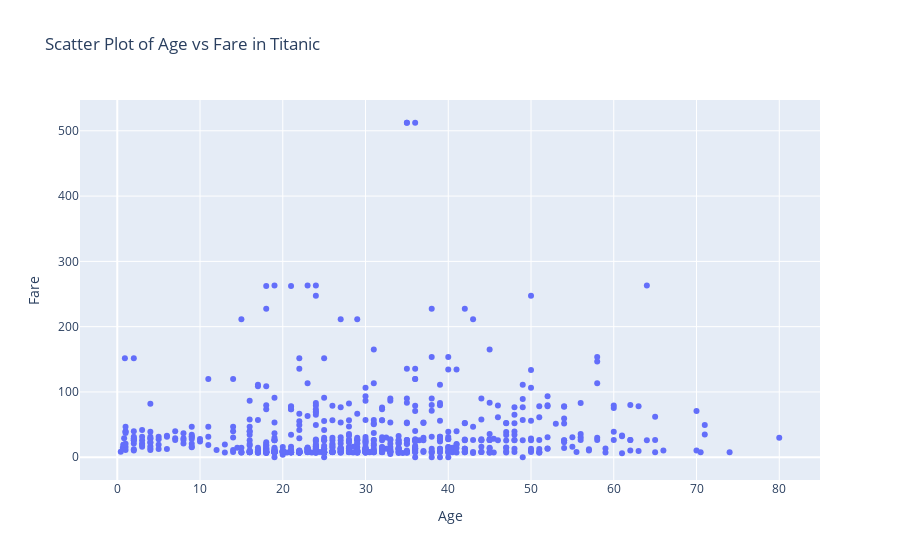

This figure's notebook cell:
### Code cell
import seaborn as sns
import plotly.express as px

# Load the titanic dataset
titanic_data = sns.load_dataset("titanic")

# Create a scatter plot with Plotly Express
scatter_plot = px.scatter(titanic_data, x='age', y='fare', title='Scatter Plot of Age vs Fare in Titanic',
                          labels={'age': 'Age', 'fare': 'Fare'})

# Show the plot
scatter_plot.show()

### Figure 1 — Plotly figure (JSON) as saved in the notebook; plotly's stock layout.template omitted (floating-point values rounded to 4 significant figures; data arrays with more than 128 entries replaced by an {"elided": "..."} marker saying what was removed)
{"data": [{"hovertemplate": "Age=%{x}<br>Fare=%{y}<extra></extra>", "legendgroup": "", "marker": {"color": "#636efa", "symbol": "circle"}, "mode": "markers", "name": "", "orientation": "v", "showlegend": false, "type": "scatter", "x": {"elided": "891 float values"}, "xaxis": "x", "y": {"elided": "891 float values"}, "yaxis": "y"}], "layout": {"legend": {"tracegroupgap": 0}, "title": {"text": "Scatter Plot of Age vs Fare in Titanic"}, "xaxis": {"anchor": "y", "domain": [0, 1], "title": {"text": "Age"}}, "yaxis": {"anchor": "x", "domain": [0, 1], "title": {"text": "Fare"}}}}
